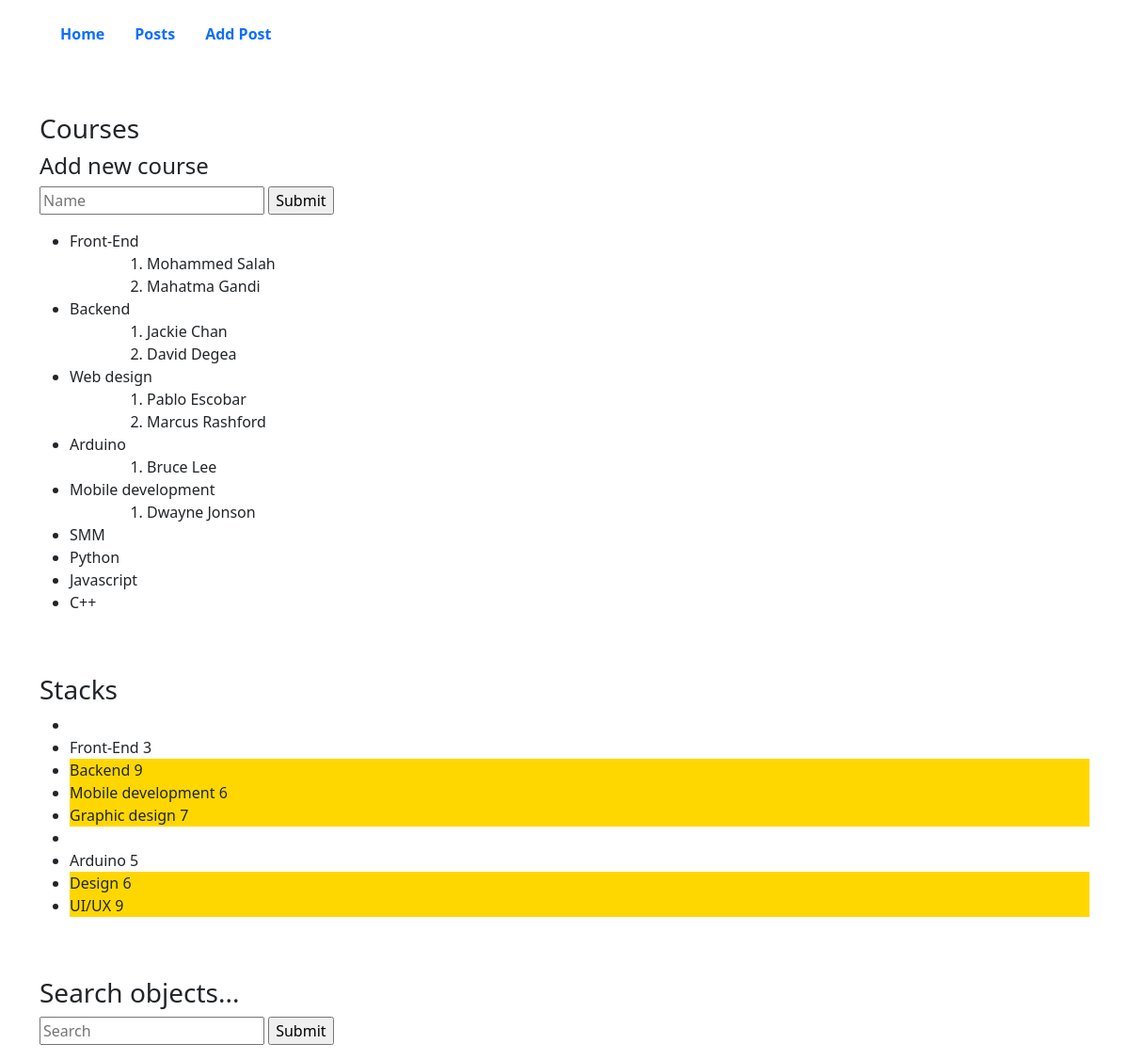
The page / on the database its author committed.
### main_app/models.py (models this page shows, shortened)
class Course(models.Model):
    name = models.CharField(max_length=100)

class Student(models.Model):
    name = models.CharField(max_length=100)
    age = models.PositiveIntegerField(default=0)
    course = models.ForeignKey("Course", on_delete=models.CASCADE, related_name="students")

class Stacks(models.Model):
    name = models.CharField(max_length=100, unique=True)
    stars = models.PositiveSmallIntegerField(default=0)

### main_app/views.py (the view)
# urls.py: path('', views.testView, name='test'),
def testView(request):
    stacks = Stacks.objects.all()
    course = Course.objects.all()
    data = {
        "stacks":stacks,
        "courses":course
    }
    return render(request, "index.html", context=data)

### templates/index.html (shortened to what this page needs)
{% extends 'base.html' %}
{% load static %}
{% block content %}
    <main>
        <br>
        <br>
        <div class="container">
            <h3 >Courses</h3>
            <h4>Add new course</h4>
            <form action="{% url 'main_app:add_course' %}" method="POST">
                <p>
                    <input type="text" name="name" maxlength="100" placeholder="Name">
                    <input type="submit">
                </p>
            </form>
            <ul>
                {% for course in courses %}
                    <li>
                        {{course.name}}
                        <ol style="margin-left: 50px;">
                            {% for std in course.students.all %}
                            <li>{{std.name}}</li>
                            {% endfor %}
                        </ol>
                    </li>
                {% endfor %}
            </ul>
        </div>
        <br>
        <br>
        <div class="container">
            <h3>Stacks</h3>
            <ul>
                {% for stack in stacks %}
                    {% if stack.stars > 5 %}
                    <li style="background-color: gold;">
                        {{stack.name}} <box-icon name='star'></box-icon>
                        {{stack.stars}}
                    </li>
                    {% else %}
                    <li>
                        <li>
                            {{stack.name}} <box-icon name='star'></box-icon>
                            {{stack.stars}}
                        </li>
                    </li>
                    {% endif %}
                {% endfor %}
            </ul>
        </div>
        <br>
        <br>
        <div class="container">
            <div class="my">
                <h3>Search objects...</h3>
                <form action="{% url 'main_app:search' %}" method="get">
                    <input type="text" name="q" placeholder="Search">
                    <input type="submit">
                </form>
            </div>
        </div>
    </main>
{% endblock %}

### rows shown on the page
Course: name "Front-End"
Student: name "Mohammed Salah"
Student: name "Mahatma Gandi"
Course: name "Backend"
Student: name "Jackie Chan"
Student: name "David Degea"
Course: name "Web design"
Student: name "Pablo Escobar"
Student: name "Marcus Rashford"
Course: name "Arduino"
Student: name "Bruce Lee"
Course: name "Mobile development"
Student: name "Dwayne Jonson"
Course: name "SMM"
Course: name "Python"
Course: name "Javascript"
Course: name "C++"
Stacks: name "Front-End", stars "3"
Stacks: name "Backend", stars "9"
Stacks: name "Mobile development", stars "6"
Stacks: name "Graphic design", stars "7"
Stacks: name "Arduino", stars "5"
Stacks: name "Design", stars "6"
Stacks: name "UI/UX", stars "9"
